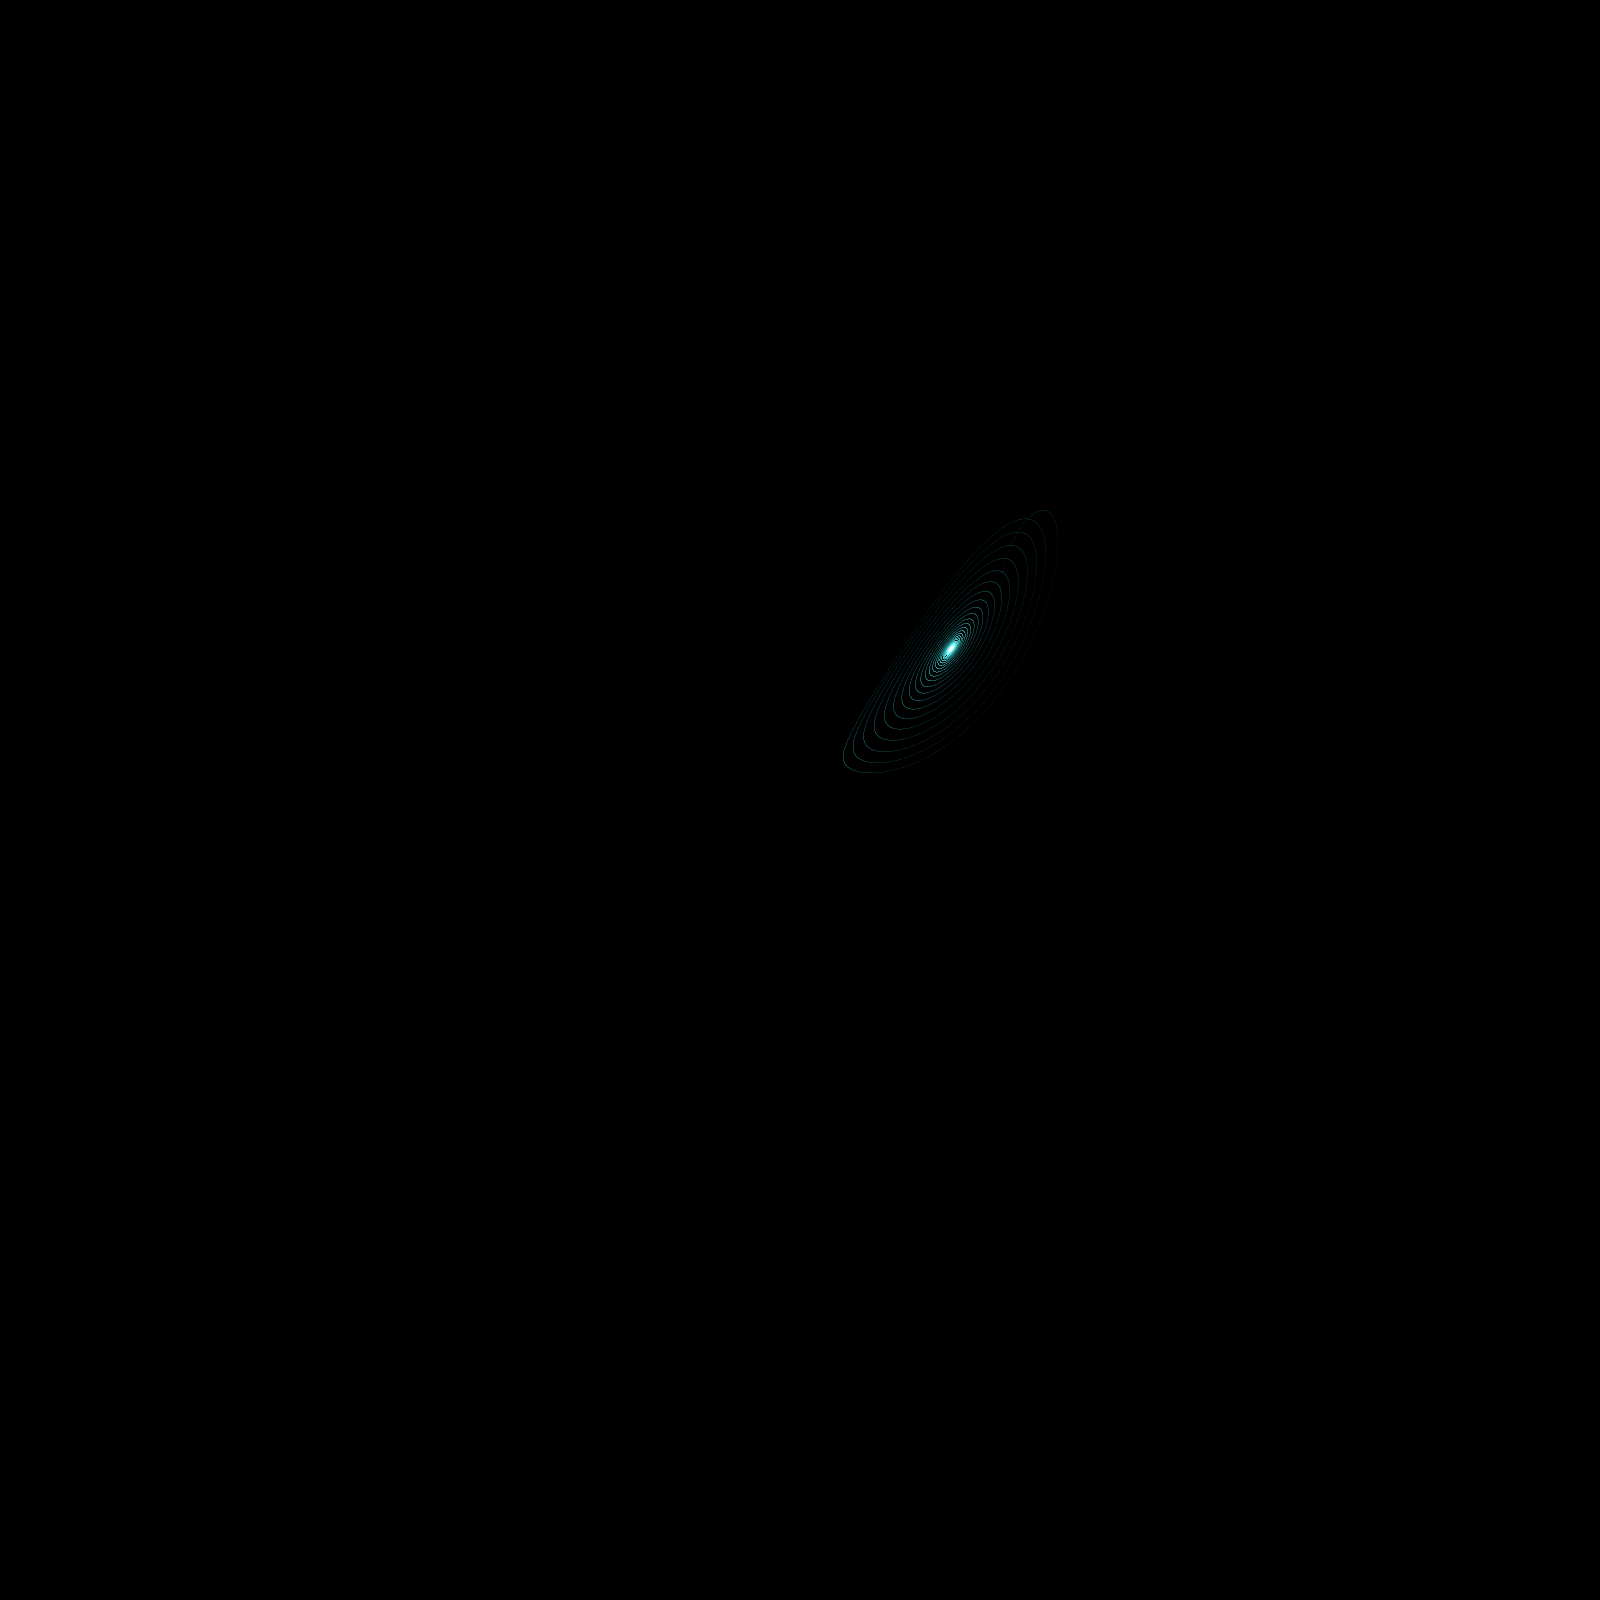

Reproduce this figure in Python.
#%%
import numpy as np
import math
import matplotlib.pyplot as plt

def dx(x, y, z, rho, sigma, beta):
    return sigma * (y - x)

def dy(x, y, z, rho, sigma, beta):
    return x * (rho - z) - y

def dz(x, y, z, rho, sigma, beta):
    return x * y - beta * z

def main():
    # sigma = 10.0
    sigma = 12
    # rho = 28.0
    rho = 20
    # beta = 8.0 / 3.0
    beta = 10.0/3.33

    iterations = 100000
    time_start = 0.0
    time_end = 100.0

    timestep = (time_end - time_start)/iterations
    xs = np.zeros(iterations)
    ys = np.zeros(iterations)
    zs = np.zeros(iterations)
    times = np.zeros(iterations)

    xs[0] = 10.0
    ys[0] = 10.0 
    zs[0] = 10.0

    h, w = 1600, 1600
    hist = np.zeros((h, w), dtype=int)

    x_min = -40
    x_max = 40
    y_min = x_min * (h / w)
    y_max = x_max * (h / w)

    for i in range(iterations-1):

        x = xs[i]
        y = ys[i]
        z = zs[i]

        # RK4 
        kx1 = timestep * dx(x, y, z, rho, sigma, beta)
        ky1 = timestep * dy(x, y, z, rho, sigma, beta)
        kz1 = timestep * dz(x, y, z, rho, sigma, beta)

        kx2 = timestep * dx(x + kx1/2, y + ky1/2, z + kz1/2, rho, sigma, beta)
        ky2 = timestep * dy(x + kx1/2, y + ky1/2, z + kz1/2, rho, sigma, beta)
        kz2 = timestep * dz(x + kx1/2, y + ky1/2, z + kz1/2, rho, sigma, beta)

        kx3 = timestep * dx(x + kx2/2, y + ky2/2, z + kz2/2, rho, sigma, beta)
        ky3 = timestep * dy(x + kx2/2, y + ky2/2, z + kz2/2, rho, sigma, beta)
        kz3 = timestep * dz(x + kx2/2, y + ky2/2, z + kz2/2, rho, sigma, beta)

        kx4 = timestep * dx(x + kx3, y + ky3, z + kz3, rho, sigma, beta)
        ky4 = timestep * dy(x + kx3, y + ky3, z + kz3, rho, sigma, beta)
        kz4 = timestep * dz(x + kx3, y + ky3, z + kz3, rho, sigma, beta)

        xs[i+1] = x + 1.0/6.0 * (kx1 + 2*kx2 + 2*kx3 + kx4)
        ys[i+1] = y + 1.0/6.0 * (ky1 + 2*ky2 + 2*ky3 + ky4)
        zs[i+1] = z + 1.0/6.0 * (kz1 + 2*kz2 + 2*kz3 + kz4)

        times[i+1] = times[i] + timestep

        x_i = int( (x - x_min) * w / (x_max - x_min) )
        y_i = int( (y - y_min) * h / (y_max - y_min) )
        if (x_i >= 0 and x_i < w \
        and y_i >= 0 and y_i < h):
            hist[y_i, x_i] += 1
    
    # Output
    im = np.zeros((h, w, 3), dtype=int)
    sens = 4e-4
    # sens = 4e-1
    color = (36, 169, 174)
    
    for i in range(h):
        for j in range(w):
            val = hist[i, j]
            r = int((1. - math.exp(-sens * val * color[0])) * 255)
            g = int((1. - math.exp(-sens * val * color[1])) * 255)
            b = int((1. - math.exp(-sens * val * color[2])) * 255)
            im[i, j, :] = r, g, b

    im = im.astype(np.uint8)

    plt.imsave('Lorenz.png', im, dpi=600, origin='lower')

    plt.axis('off')
    plt.imshow(im)
    plt.show()

    color = (36, 169, 174)


if __name__=="__main__":
    main()


